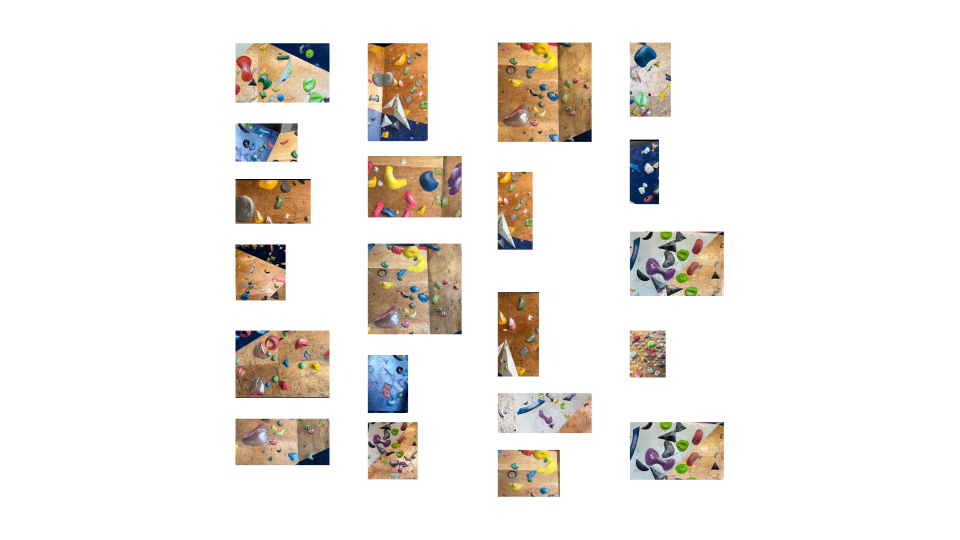
#> input picture input_images/Agarras.png, 1920 x 1080 px (shown at 1/2 size); its folder holds only this picture in this run
$ python padronizar.py
#> lines starting #> are read from the running program, lines starting #| are printed output that depends on the picture
#> in process_images, img is the input picture: shape (1080, 1920, 3); mean B, G, R 230.1, 234.6, 238.6
import cv2
import os
import numpy as np
import glob

TARGET_SIZE = 512

def resize_and_crop(img, target_size=512):
    """
    Redimensiona a imagem para preencher 512x512, cortando o excesso
    sem distorcer e sem bordas pretas
    """
#> called with target_size = 512
    # Obtém as dimensões originais
    h, w = img.shape[:2]
#> h = 1080; w = 1920

    # Calcula a proporção necessária
    target_ratio = target_size / target_size  # 1.0 (quadrado)
    img_ratio = w / h
#> img_ratio = 1.78

    # Determina como redimensionar
    if img_ratio >= target_ratio:
        # Imagem mais larga que alta (ou quadrada)
        new_w = target_size
        new_h = int(h * (target_size / w))
#> new_h = 288
    else:
        # Imagem mais alta que larga
        new_h = target_size
        new_w = int(w * (target_size / h))

    # Redimensiona mantendo proporções
    resized = cv2.resize(img, (new_w, new_h), interpolation=cv2.INTER_AREA)
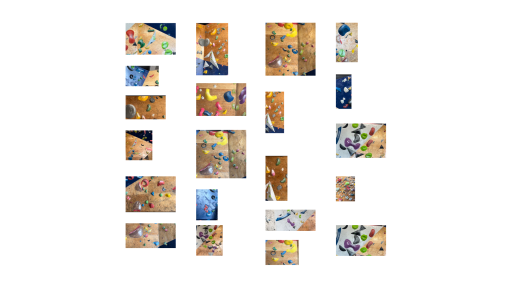
#> resized: shape (288, 512, 3); mean B, G, R 230.1, 234.6, 238.6

    # Faz o crop central para obter exatamente 512x512
    if resized.shape[0] >= target_size and resized.shape[1] >= target_size:
        start_x = (resized.shape[1] - target_size) // 2
        start_y = (resized.shape[0] - target_size) // 2
        cropped = resized[start_y:start_y+target_size, start_x:start_x+target_size]
    else:
        # Caso raro (imagem muito pequena), força 512x512 com resize direto
        cropped = cv2.resize(img, (target_size, target_size), interpolation=cv2.INTER_AREA)
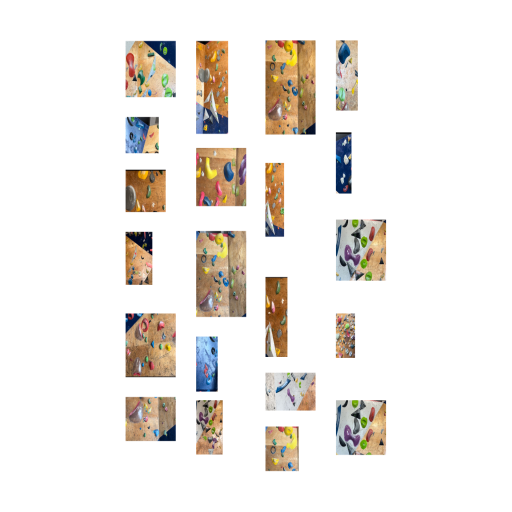
#> cropped: shape (512, 512, 3); mean B, G, R 230.1, 234.6, 238.6

    return cropped

def process_images(input_dir, output_dir):
    # Criar diretório de saída se não existir
    if not os.path.exists(output_dir):
        os.makedirs(output_dir)

    # Processar cada imagem no diretório
    # image_extensions = ['*.jpg', '*.jpeg', '*.png', '*.bmp']
    image_extensions = ['agarras*.jpg', 'agarras*.png']
    all_images = []
    for ext in image_extensions:
        all_images.extend(glob.glob(os.path.join(input_dir, ext)))
        all_images.extend(glob.glob(os.path.join(input_dir, ext.upper())))

    for img_path in all_images:
        # Gerar nome do arquivo de saída
        filename = os.path.basename(img_path)
        output_path = os.path.join(output_dir, filename)

        # Processar a imagem
        img = cv2.imread(img_path)
        if img is None:
            print(f"Erro ao carregar: {filename}")
            continue

        # Passa pelas tranformações
        img = resize_and_crop(img, TARGET_SIZE)

        # Garante que o resultado é 512x512
        assert img.shape[0] == TARGET_SIZE and img.shape[1] == TARGET_SIZE, \
                f"Imagem {filename} não está 512x512! Tem {img.shape}"

        cv2.imwrite(output_path, img)
        print(f"Processado: {filename} -> {img.shape}")
#| Processado: Agarras.png -> (512, 512, 3)

if __name__ == "__main__":
    INPUT_FOLDER = "input_images"
    OUTPUT_FOLDER = "cropped_images"

    process_images(INPUT_FOLDER, OUTPUT_FOLDER)
    print("Processamento concluído! Verifique as imagens em", OUTPUT_FOLDER)
